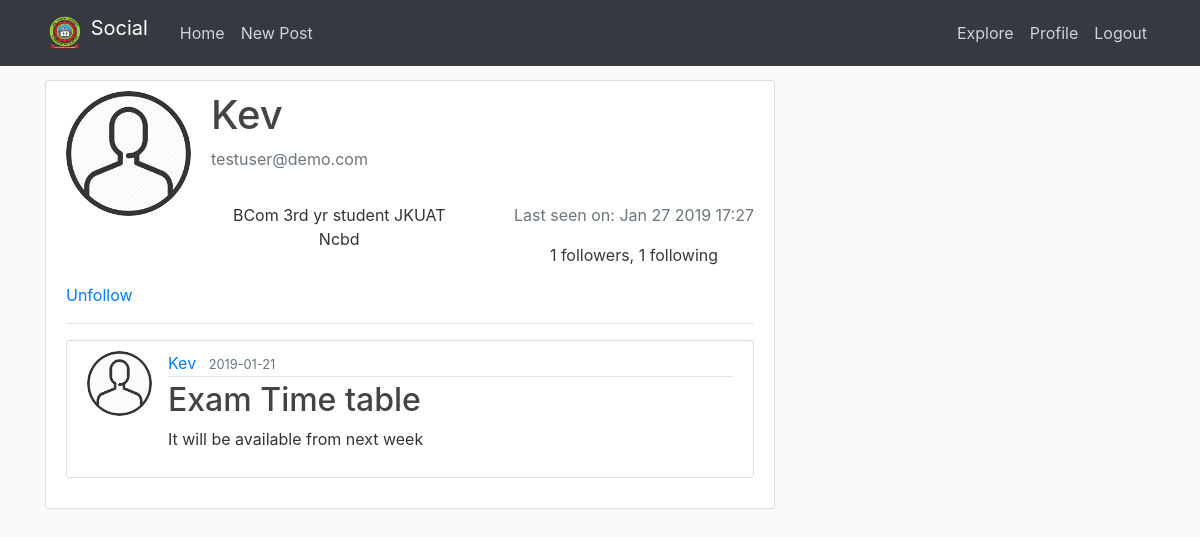
Screenshot of /user/Kev (signed in) with the database file from the repository.
### app/models.py (models this page shows, shortened)
class User(UserMixin, db.Model):
	id = db.Column(db.Integer, primary_key=True)
	username = db.Column(db.String(64), index=True, unique=True)
	email = db.Column(db.String(120), index=True, unique=True)
	password_hash = db.Column(db.String(128))
	image_file = db.Column(db.String(20), nullable=False, default='default.jpg')
	posts = db.relationship('Post', backref='author', lazy='dynamic')
	about_me = db.Column(db.String(140))
	last_seen = db.Column(db.DateTime, default=datetime.now)
	followed = db.relationship(
		'User', secondary=followers,
		primaryjoin=(followers.c.follower_id == id),
		secondaryjoin=(followers.c.followed_id == id),
		backref=db.backref('followers', lazy='dynamic'), lazy='dynamic')
	def is_following(self, user):
		return self.followed.filter(
			followers.c.followed_id == user.id).count() > 0
	def my_posts(self):
		own = Post.query.filter_by(user_id=self.id)
		return own.order_by(Post.timestamp.desc())
	def other_posts(self):
		their = Post.query.join(
			followers, (followers.c.followed_id == Post.user_id)).filter(
				followers.c.follower_id == self.id)
		return their.order_by(Post.timestamp.desc())

class Post(db.Model):
	id = db.Column(db.Integer, primary_key=True)
	title = db.Column(db.String(100), nullable=False)
	content = db.Column(db.Text, nullable=False)
	timestamp = db.Column(db.DateTime, index=True, default=datetime.now)
	user_id = db.Column(db.Integer, db.ForeignKey('user.id'))

### app/routes.py (the view)
@app.route('/user/<username>')
@login_required
def user(username):
	page = request.args.get('page', 1, type=int)
	user = User.query.filter_by(username=username).first_or_404()
	posts = current_user.my_posts()
	if user != current_user:
		posts = current_user.other_posts()
	return render_template('user.html', user=user, posts=posts)

### app/models.py (called while the page is built)
@login.user_loader
def load_user(id):
	return User.query.get(int(id))

### app/routes.py (called while the page is built)
@app.before_request
def before_request():
	if current_user.is_authenticated:
		current_user.last_seen = datetime.now()
		db.session.commit()

### app/templates/user.html
{% extends "base.html" %}
{% block content %}
    <div class="content-section">
      <div class="media">
        <img class="rounded-circle account-img" src="{{ url_for('static', filename='images/' + user.image_file) }}">
        <div class="media-body">
          <h2 class="account-heading">{{ user.username }}</h2>
          <p class="text-secondary">{{ user.email }}</p>
          <div class="row">
	      	<div class="col-md-6 text-center">
	      		<span class="float-md-left"><p class="text-secondary">{% if user.about_me %}<p>{{ user.about_me }}</p>{% endif %}</p></span>
	      	</div>
	      	<div class="col-md-6 text-center">
	      		<span class="float-md-right">
	      			<p class="text-secondary">
	      				{% if current_user.is_authenticated and current_user == user %}
						<p class="text-success"><b><i>*ACTIVE!</i></b></p>
						<p class="text-dark">{{ user.followers.count() }} followers, {{ user.followed.count() }} following</p>
						{% elif current_user != user %}
						{% if user.last_seen %}
						<p class="text-secondary">Last seen on: {{ user.last_seen.strftime('%b %d %Y %H:%M') }}</p>
						{% endif %}
						<p class="text-dark">{{ user.followers.count() }} followers, {{ user.followed.count() }} following</p>
						{% endif %}
	      			</p>
	      		</span>
	        </div>
	      </div>
        </div>
      </div>
      	{% if user == current_user %}
			<p><a href="{{ url_for('edit_profile') }}">Edit your profile</a></p>
		{% elif not current_user.is_following(user) %}
			<p><a href="{{ url_for('follow', username=user.username) }}">Follow</a></p>
			{% else %}
			<p><a href="{{ url_for('unfollow', username=user.username) }}">Unfollow</a></p>
		{% endif %}
        <hr>
		{% for post in posts %}
			{% include '_post.html' %}
		{% endfor %}
    </div>
{% endblock content %}

### app/templates/_post.html
<article class="media content-section">
  <img class="rounded-circle article-img" src="{{ url_for('static', filename='images/' + post.author.image_file) }}">
  <div class="media-body">
    <div class="article-metadata">
      <a class="mr-2" href="{{ url_for('user', username=post.author.username) }}">{{ post.author.username }}</a>
      <small class="text-muted">{{ post.timestamp.strftime('%Y-%m-%d') }}</small>
    </div>
    <h2><a class="article-title" href="{{ url_for('post', post_id=post.id) }}">{{ post.title }}</a></h2>
    <p class="article-content">{{ post.content }}</p>
  </div>
</article>

### app/static/main.css (style rules this page uses)
body { background: #fafafa; color: #333333; margin-top: 5rem; }
h1, h2, h3, h4, h5, h6 { color: #444444; }
.content-section { background: #ffffff; padding: 10px 20px; border: 1px solid #dddddd; border-radius: 3px; margin-bottom: 20px; }
.article-title { color: #444444; }
.article-content { white-space: pre-line; }
.article-img { height: 65px; width: 65px; margin-right: 16px; }
.article-metadata { padding-bottom: 1px; margin-bottom: 4px; border-bottom: 1px solid #e3e3e3 }
.account-img { height: 125px; width: 125px; margin-right: 20px; margin-bottom: 16px; }
.account-heading { font-size: 2.5rem; }

### rows the page displays
User: image_file (placeholder picture), username "Kev", email "testuser@demo.com", about_me "BCom 3rd yr student JKUAT Ncbd", last_seen "Jan 27 2019 17:27"
Post: image_file (placeholder picture), author.username "Kev", timestamp "2019-01-21", title "Exam Time table", content "It will be available from next week"

### other values shown
{{ user.followers.count() }} "1"
{{ user.followed.count() }} "1"
